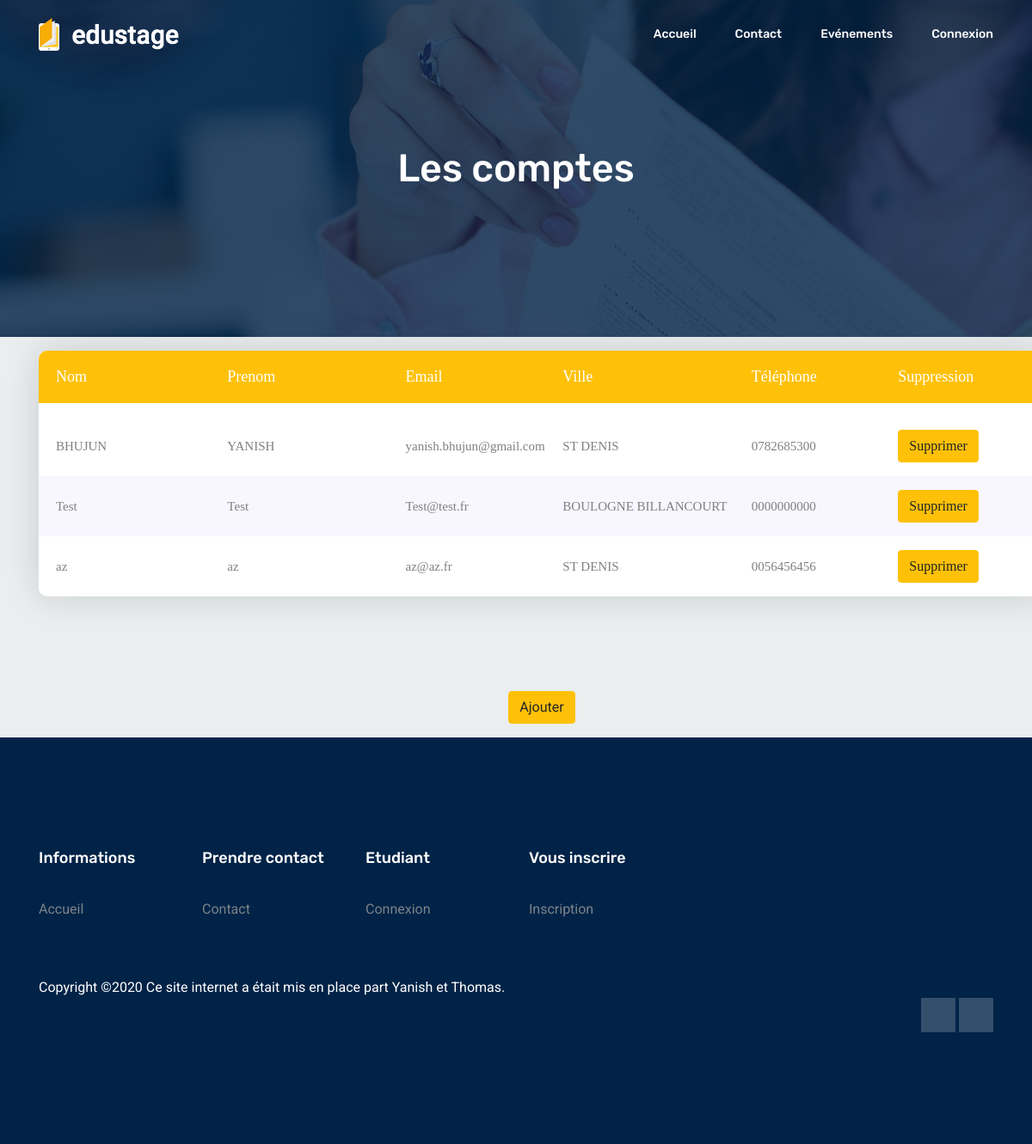
Page /View/moncompte_admin.php on the committed database.
### tables this page shows
CREATE TABLE IF NOT EXISTS `compte` (
  `id` int(11) NOT NULL AUTO_INCREMENT,
  `nom` varchar(50) NOT NULL,
  `prenom` varchar(50) NOT NULL,
  `email` varchar(50) NOT NULL,
  `ville` varchar(30) NOT NULL,
  `tel` varchar(20) NOT NULL,
  `mdp` varchar(50) NOT NULL,
  `role` varchar(10) NOT NULL,
  PRIMARY KEY (`id`),
  KEY `nom` (`nom`),
  KEY `tel` (`tel`)
);

### View/moncompte_admin.php (the view, shortened to what this page needs)
<!DOCTYPE html>
<html lang="en">
  <head>
<link rel="stylesheet" type="text/css" href="../tableau/vendor/bootstrap/css/bootstrap.min.css">
<link rel="stylesheet" type="text/css" href="../tableau/fonts/font-awesome-4.7.0/css/font-awesome.min.css">
<link rel="stylesheet" type="text/css" href="../tableau/vendor/animate/animate.css">
<link rel="stylesheet" type="text/css" href="../tableau/vendor/select2/select2.min.css">
<link rel="stylesheet" type="text/css" href="../tableau/vendor/perfect-scrollbar/perfect-scrollbar.css">
<link rel="stylesheet" type="text/css" href="../tableau/css/util.css">
<link rel="stylesheet" type="text/css" href="../tableau/css/main.css">
<link rel="stylesheet" type="text/css" href="../tableau/css/style2.css">
<link rel="stylesheet" type="text/css" href="../tableau/css/style3.css">
    <link rel="stylesheet" href="../css/bootstrap.css" />
    <link rel="stylesheet" href="../css/flaticon.css" />
    <link rel="stylesheet" href="../css/themify-icons.css" />
    <link rel="stylesheet" href="../vendors/owl-carousel/owl.carousel.min.css" />
    <link rel="stylesheet" href="../vendors/nice-select/css/nice-select.css" />
    <link rel="stylesheet" href="../css/style.css" />
    <link rel="stylesheet" href="../css/style3.css" />
    <link rel="stylesheet" href="../css/erreur.css" />
  </head>
</body>
</body>
</body>
</body>
  <body>
    <header class="header_area white-header">
      <div class="main_menu">
        <nav class="navbar navbar-expand-lg navbar-light">
          <div class="container">
            <a class="navbar-brand" href="index.html">
              <img class="logo-2" src="img/logo2.png" alt="" />
            </a>
            <div class="collapse navbar-collapse offset" id="navbarSupportedContent">
              <ul class="nav navbar-nav menu_nav ml-auto">
                <?php
                if (isset($_SESSION['email'])){
                  if ($_SESSION['role'] == "client") { ?>
                    <div class="position2">
                    <?php echo'Lycée Robert Schuman'?>
                    </div>
                    <li class="nav-item">
                      <a class="nav-link" href="../index.php">Accueil</a>
                    </li>
                    <li class="nav-item">
                      <a class="nav-link" href="contact.php">Contact</a>
                    </li>
                    <li class="nav-item">
                      <a class="nav-link" href="offre_emploi_client.php">Offres</a>
                    </li>
                    <li class="nav-item submenu dropdown">
                      <a href="evenement.php" class="nav-link dropdown-toggle"> Evénements
                      </a>
                      <ul class="dropdown-menu">
                        <li class="nav-item">
                          <a class="nav-link" href="evenement_etudiant.php">Etudiant</a>
                        </ul>
                    </li>
                    <li class="nav-item submenu dropdown">
                      <a href="messagerie.php" class="nav-link dropdown-toggle">Messagerie
                      </a>
                      <ul class="dropdown-menu">
                        <li class="nav-item">
                          <a class="nav-link" href="messagerie_priver.php">Messagerie privé</a>
                        </li>
                      </ul>
                    </li>
                    <li class="nav-item">
                      <a class="nav-link" href="moncompte_client.php">Mon compte</a>
                    </li>
                    <li class="nav-item submenu dropdown">
                      <a href="moncompte_client.php" class="nav-link dropdown-toggle"><?php echo'Bienvenue : ', $_SESSION['prenom'];?>
                      </a>
                      <ul class="dropdown-menu">
                        <li class="nav-item">
                          <a class="nav-link" href="../traitement/deconnexion.php">Déconnexion</a>
                        </li>
                      </ul>
                    </li>
                  <?php  }
                    else { ?>
                      <div class="position2">
                      <?php echo'Lycée Robert Schuman'?>
                      </div>
                      <li class="nav-item">
                        <a class="nav-link" href="../index.php">Accueil</a>
                      </li>
                      <li class="nav-item submenu dropdown">
                        <a class="nav-link" href="Contact_admin.php">Contact</a>
                        </a>
                        <ul class="dropdown-menu">
                          <li class="nav-item">
                            <a class="nav-link" href="../exportation/contact.php" onClick='javascript:contact();'>Exportation</a>
                          </li>
                        </ul>
                      </li>
                      <li class="nav-item submenu dropdown">
                        <a href="offre_emploi.php" class="nav-link dropdown-toggle"> Offres
                        </a>
                        <ul class="dropdown-menu">
                          <li class="nav-item">
                            <a class="nav-link" href="../exportation/offre.php" onClick='javascript:offre();'>Exportation</a>
                          </li>
                        </ul>
                      <li class="nav-item submenu dropdown">
                        <a href="evenement.php" class="nav-link dropdown-toggle"> Evénements
                        </a>
                        <ul class="dropdown-menu">
                          <li class="nav-item">
                            <a class="nav-link" href="evenement_admin.php">Etudiant</a>
                          </li>
                         <li class="nav-item">
                           <a class="nav-link" href="../exportation/evenement.php" onClick='javascript:evenement();'>Exportation</a>
                            </ul>
                      </li>
                      <li class="nav-item submenu dropdown">
                        <a href="messagerie_admin.php" class="nav-link dropdown-toggle">Messagerie
                        </a>
                        <ul class="dropdown-menu">
                          <li class="nav-item">
                            <a class="nav-link" href="messagerie_priver.php">Messagerie privé</a>
                          </li>
                          <li class="nav-item">
                            <a class="nav-link" href="../exportation/message.php" onClick='javascript:message();'>Exportation</a>
                          </li>
                        </ul>
                      </li>
                      <li class="nav-item submenu dropdown">
                        <a href="moncompte_admin.php" class="nav-link dropdown-toggle"> Mon compte
                        </a>
                        <ul class="dropdown-menu">
                          <li class="nav-item">
                            <a class="nav-link" href="../exportation/compte.php" onClick='javascript:compte();'>Exportation</a>
                          </li>
                        </ul>
                      </li>
                      <li class="nav-item submenu dropdown">
                        <a href="admin.php" class="nav-link dropdown-toggle"><?php echo'Bienvenue : ', $_SESSION['prenom'];?>
                        </a>
                        <ul class="dropdown-menu">
                          <li class="nav-item">
                            <a class="nav-link" href="../traitement/deconnexion.php">Déconnexion</a>
                          </li>
                        </ul>
                      </li>
                 <?php }
              }
              else{ ?>
                <li class="nav-item">
                  <a class="nav-link" href="../index.php">Accueil</a>
                </li>
                <li class="nav-item">
                  <a class="nav-link" href="contact.php">Contact</a>
                </li>
                <li class="nav-item submenu dropdown">
                  <a href="evenement.php" class="nav-link dropdown-toggle" data-toggle="dropdown" role="button" aria-haspopup="true" aria-expanded="false"> Evénements
                  </a>
                </li>
                <li class="nav-item">
                  <a class="nav-link" href="connexion.php">Connexion</a>
                </li>
                <?php	}  ?>
              </ul>
            </div>
          </div>
        </nav>
      </div>
    </header>
    <section class="banner_area">
      <div class="banner_inner d-flex align-items-center">
        <div class="overlay"></div>
        <div class="container">
          <div class="row justify-content-center">
            <div class="col-lg-6">
              <div class="banner_content text-center">
                <h2>Les comptes </h2>
              </div>
            </div>
          </div>
        </div>
      </div>
    </section>
    <?php
  	try{
  		$bdd= new PDO('mysql:host=localhost;dbname=ecole; charset=utf8','root','');
  	}
  	catch (Exception $e){
  		die('Erreur:'.$e->getMessage());
  	}
  	?>
<div class="container">
  <p>  <div class="container-table100">
      <div class="wrap-table100">
        <div class="table100 ver1 m-b-110">
          <div class="table100-head">
  						<table>
  							<thead>
  								<tr class="row100 head">
  									<th class="cell100 column1">Nom</th>
  									<th class="cell100 column2">Prenom</th>
  									<th class="cell100 column3">Email</th>
                    <th class="cell100 column4">Ville</th>
  									<th class="cell100 column5">Téléphone</th>
                    <th class="cell100 column5">Suppression</th>
  								</tr>
  							</thead>
  						</table>
  					</div></p>
  					<div class="table100-body js-pscroll">
  						<table>
  							<tbody>
                  <?php
                  $req = $bdd->prepare('SELECT * FROM compte');
                  $req->execute(array('email'=>$_SESSION['email']));
                  $donnees= $req->fetchall();
                  foreach ($donnees as $value) { ?>
                    <tr class="row100 body">
                          <td class="cell100 column1"><?php echo $value['nom']?></td>
                          <td class="cell100 column2"><?php echo $value['prenom']?></td>
                          <td class="cell100 column3"><?php echo $value['email']?></td>
                          <td class="cell100 column4"><?php echo $value['ville']?></td>
                          <td class="cell100 column5"><?php echo $value['tel']?></td>
                          <td class="cell100 column5"><a class="btn btn-warning" data-toggle="modal" data-target="#exampleModal<?php echo $value['id'] ?>" href="../manager/supprimer_client.php?id=<?php echo $value['id']; ?>">Supprimer</a>
                         </tr>
<?php
                 }
?>
               </tbody>
             </table>
           </div>
         </div>
           <div class="pull left">
         <p><center><button type="button" class="btn btn-warning" onclick="window.location.href='ajouter_client.php'">Ajouter</button></center></p>
           </div>
    <footer class="footer-area section_gap">
      <div class="container">
        <div class="row">
        <?php if ($_SESSION['role'] == "admin") { ?>
          <div class="col-lg-2 col-md-6 single-footer-widget">
            <h4>Information</h4>
            <ul>
              <li><a href="../index.php">Accueil</a></li>
            </ul>
          </div>
          <div class="col-lg-2 col-md-6 single-footer-widget">
            <h4>Demandes</h4>
            <ul>
              <li><a href="contact_admin.php">Contact</a></li>
            </ul>
          </div>
          <div class="col-lg-2 col-md-6 single-footer-widget">
            <h4>Forum</h4>
            <ul>
              <li><a href="messagerie_admin.php">Chat</a></li>
            </ul>
          </div>
          <div class="col-lg-2 col-md-6 single-footer-widget">
            <h4>Message</h4>
            <ul>
              <li><a href="messagerie_priver.php">Messagerie</a></li>
            </ul>
          </div>
        <?php }
      else{ ?>
        <div class="col-lg-2 col-md-6 single-footer-widget">
          <h4>Informations</h4>
          <ul>
            <li><a href="../index.php">Accueil</a></li>
          </ul>
        </div>
        <div class="col-lg-2 col-md-6 single-footer-widget">
          <h4>Prendre contact</h4>
          <ul>
            <li><a href="contact.php">Contact</a></li>
          </ul>
        </div>
        <div class="col-lg-2 col-md-6 single-footer-widget">
          <h4>Etudiant</h4>
          <ul>
            <li><a href="connexion.php">Connexion</a></li>
          </ul>
        </div>
        <div class="col-lg-2 col-md-6 single-footer-widget">
          <h4>Vous inscrire</h4>
          <ul>
            <li><a href="inscription.php">Inscription</a></li>
          </ul>
        </div>
      <?php	}  ?>
        </div>
        <div class="row footer-bottom d-flex justify-content-between">
          <p class="col-lg-8 col-sm-12 footer-text m-0 text-white">
  Copyright &copy;<script>document.write(new Date().getFullYear());</script> Ce site internet a était mis en place part Yanish et Thomas.
          </p>
          <div class="col-lg- col-sm-12 footer-social">
            <a href="https://fr-fr.facebook.com/pages/lyc%C3%A9e-robert-shuman-dugny/138783332978707"><i class="ti-facebook"></i></a>
            <a href="https://www.linkedin.com/authwall?trk=ripf&trkInfo=AQEox7flDVgK6wAAAXTU30Sg9G1wuydfYLa76GB2oassbBSdjOi9-W4ZjXPYF8_C316tFE1wSZJQcJXqWoZZ_TSYGc-KGAmfL2kQ0G2cJ_EJNiW2QL5Z-8o7AyjmF9l5fSLAA-I=&originalReferer=https://www.google.com/&sessionRedirect=https%3A%2F%2Ffr.linkedin.com%2Fschool%2Flyc%25C3%25A9erobertschuman%2F"><i class="ti-linkedin"></i></a>
          </div>
        </div>
      </div>
    </footer>
  </body>
</html>

### tableau/css/main.css (style rules this page uses)
* { margin: 0px; padding: 0px; box-sizing: border-box; }
body, html { height: 100%; font-family: sans-serif; }
a { margin: 0px; transition: all 0.4s; -webkit-transition: all 0.4s; -o-transition: all 0.4s; -moz-transition: all 0.4s; }
h1,h2,h3,h4,h5,h6 { margin: 0px; }
p { margin: 0px; }
ul, li { margin: 0px; list-style-type: none; }
button { outline: none !important; border: none; background: transparent; }
.js-pscroll { position: relative; overflow: hidden; }
.wrap-table100 { width: 1170px; }
.table100 { background-color: #fff; }
table { width: 100%; }
th, td { font-weight: unset; padding-right: 10px; }
.table100-head th { padding-top: 18px; padding-bottom: 18px; }
.table100-body td { padding-top: 16px; padding-bottom: 16px; }
.table100 { position: relative; padding-top: 60px; }
.table100-head { position: absolute; width: 100%; top: 0; left: 0; }
.table100-body { max-height: 585px; overflow: auto; }
.table100.ver1 td { font-family: Lato-Regular; font-size: 15px; color: #808080; line-height: 1.4; }
.table100.ver1 .table100-body tr:nth-child(even) { background-color: #f8f6ff; }
.table100.ver1 { border-radius: 10px; overflow: hidden; box-shadow: 0 0px 40px 0px rgba(0, 0, 0, 0.15); -moz-box-shadow: 0 0px 40px 0px rgba(0, 0, 0, 0.15); -webkit-box-shadow: 0 0px 40px 0px rgba(0, 0, 0, 0.15); -o-box-shadow: 0 0px 40px 0px rgba(0, 0, 0, 0.15); -ms-box-shadow: 0 0px 40px 0px rgba(0, 0, 0, 0.15); }

### tableau/css/style2.css (style rules this page uses)
.column1 { width: 18%; padding-left: 20px; }
.column2 { width: 17%; }
.column3 { width: 15%; }
.column4 { width: 18%; }
.column5 { width: 14%; }
.table100.ver1 th { font-family: Lato-Bold; font-size: 18px; color: #fff; line-height: 1.4; background-color: #ffc107; }

### tableau/css/style3.css (style rules this page uses)
.table100.ver1 th { font-family: Lato-Bold; font-size: 18px; color: #fff; line-height: 1.4; background-color: #ffc107; }

### rows in the picture
compte: nom "BHUJUN", prenom "YANISH", email "yanish.bhujun@gmail.com", ville "ST DENIS", tel "0782685300"
compte: nom "Test", prenom "Test", email "Test@test.fr", ville "BOULOGNE BILLANCOURT", tel "0000000000"
compte: nom "az", prenom "az", email "az@az.fr", ville "ST DENIS", tel "0056456456"
